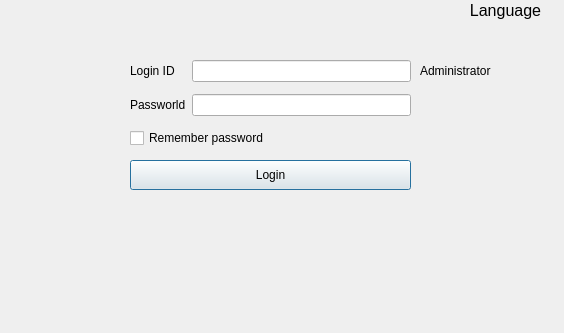
<?xml version="1.0" encoding="UTF-8"?>
<ui version="4.0">
 <class>LoginDialog</class>
 <widget class="QDialog" name="LoginDialog">
  <property name="geometry">
   <rect>
    <x>0</x>
    <y>0</y>
    <width>564</width>
    <height>333</height>
   </rect>
  </property>
  <property name="sizePolicy">
   <sizepolicy hsizetype="Fixed" vsizetype="Fixed">
    <horstretch>0</horstretch>
    <verstretch>0</verstretch>
   </sizepolicy>
  </property>
  <property name="minimumSize">
   <size>
    <width>564</width>
    <height>333</height>
   </size>
  </property>
  <property name="maximumSize">
   <size>
    <width>564</width>
    <height>333</height>
   </size>
  </property>
  <property name="windowTitle">
   <string>Login</string>
  </property>
  <widget class="QLabel" name="userType">
   <property name="geometry">
    <rect>
     <x>420</x>
     <y>50</y>
     <width>131</width>
     <height>41</height>
    </rect>
   </property>
   <property name="layoutDirection">
    <enum>Qt::LeftToRight</enum>
   </property>
   <property name="text">
    <string>Administrator</string>
   </property>
   <property name="alignment">
    <set>Qt::AlignLeading|Qt::AlignLeft|Qt::AlignVCenter</set>
   </property>
  </widget>
  <widget class="QToolButton" name="toolButton">
   <property name="geometry">
    <rect>
     <x>450</x>
     <y>0</y>
     <width>111</width>
     <height>21</height>
    </rect>
   </property>
   <property name="font">
    <font>
     <pointsize>12</pointsize>
    </font>
   </property>
   <property name="styleSheet">
    <string notr="true">border:none</string>
   </property>
   <property name="text">
    <string>Language</string>
   </property>
  </widget>
  <widget class="QWidget" name="formLayoutWidget">
   <property name="geometry">
    <rect>
     <x>130</x>
     <y>60</y>
     <width>281</width>
     <height>141</height>
    </rect>
   </property>
   <layout class="QFormLayout" name="formLayout">
    <property name="verticalSpacing">
     <number>12</number>
    </property>
    <item row="0" column="0">
     <widget class="QLabel" name="label">
      <property name="text">
       <string>Login ID </string>
      </property>
     </widget>
    </item>
    <item row="0" column="1">
     <widget class="QLineEdit" name="userId">
      <property name="text">
       <string/>
      </property>
     </widget>
    </item>
    <item row="1" column="0">
     <widget class="QLabel" name="label_2">
      <property name="text">
       <string>Passworld</string>
      </property>
     </widget>
    </item>
    <item row="1" column="1">
     <widget class="QLineEdit" name="password">
      <property name="text">
       <string/>
      </property>
      <property name="echoMode">
       <enum>QLineEdit::Password</enum>
      </property>
     </widget>
    </item>
    <item row="3" column="0" colspan="2">
     <widget class="QPushButton" name="login">
      <property name="minimumSize">
       <size>
        <width>0</width>
        <height>30</height>
       </size>
      </property>
      <property name="text">
       <string>Login</string>
      </property>
     </widget>
    </item>
    <item row="2" column="0" colspan="2">
     <widget class="QCheckBox" name="rememberPassword">
      <property name="text">
       <string>Remember password</string>
      </property>
     </widget>
    </item>
   </layout>
  </widget>
  <widget class="QLabel" name="error">
   <property name="geometry">
    <rect>
     <x>130</x>
     <y>210</y>
     <width>271</width>
     <height>20</height>
    </rect>
   </property>
   <property name="styleSheet">
    <string notr="true">color: rgb(255, 27, 6);</string>
   </property>
   <property name="text">
    <string/>
   </property>
   <property name="alignment">
    <set>Qt::AlignCenter</set>
   </property>
  </widget>
 </widget>
 <resources/>
 <connections/>
</ui>
